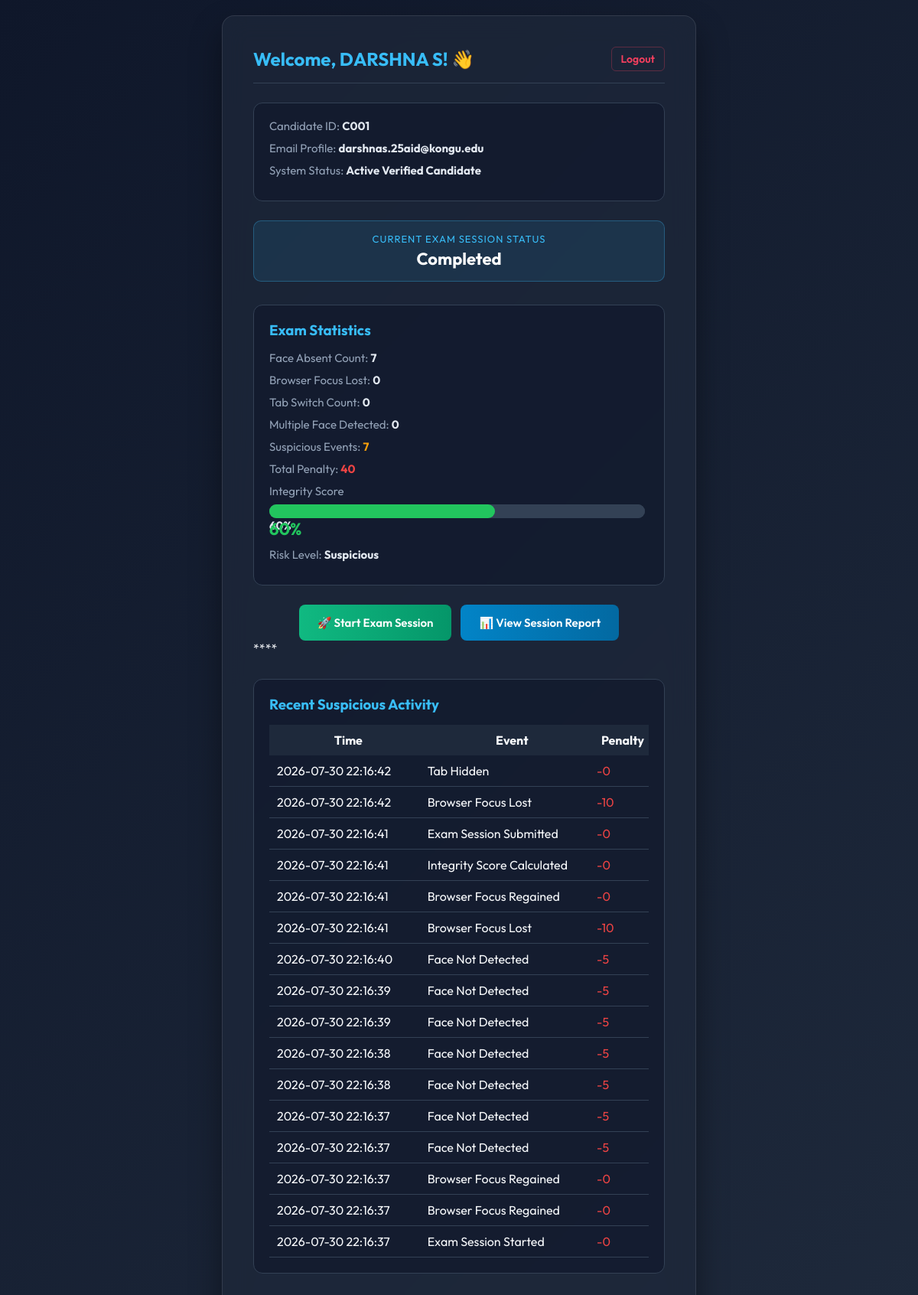
The page /dashboard (signed in) on the database its author committed.
### tables this page shows
CREATE TABLE Candidate (
            candidate_id TEXT PRIMARY KEY,
            name TEXT NOT NULL,
            email TEXT NOT NULL UNIQUE,
            password TEXT NOT NULL,
            photo_path TEXT,
            created_at TEXT NOT NULL
        );

CREATE TABLE EventLog (
            id INTEGER PRIMARY KEY AUTOINCREMENT,
            session_id TEXT,
            candidate_id TEXT NOT NULL,

            event_type TEXT NOT NULL,
            timestamp TEXT NOT NULL,

            penalty INTEGER DEFAULT 0,

            remarks TEXT,

            FOREIGN KEY(candidate_id)
            REFERENCES Candidate(candidate_id)
        );

### app.py (the view)
@app.route('/dashboard')
def dashboard():
    if 'candidate_id' not in session:
        return redirect('/login')
    candidate = get_candidate_by_id(session['candidate_id'])
    conn = get_db_connection()
    active_session = conn.execute(
        'SELECT * FROM Session WHERE candidate_id = ? ORDER BY start_time DESC LIMIT 1',
        (session['candidate_id'],)
    ).fetchone()
    events=[]
    if active_session:
        events = conn.execute("""
SELECT *
FROM EventLog
WHERE session_id = ?
ORDER BY id DESC
LIMIT 20
""", (active_session["session_id"],)).fetchall()
    return render_template('dashboard.html',candidate=candidate,active_session=active_session,events=events)

### app.py (called while the page is built)
@app.before_request
def initialize_system():
    init_db()

### database.py (called while the page is built)
def get_db_connection():
    conn = sqlite3.connect(DB_PATH)
    conn.row_factory = sqlite3.Row
    return conn

def get_candidate_by_id(candidate_id):
    conn = get_db_connection()
    candidate = conn.execute('SELECT * FROM Candidate WHERE candidate_id = ?', (candidate_id,)).fetchone()
    conn.close()
    return candidate

### templates/dashboard.html (shortened to what this page needs)
<!DOCTYPE html>
<html lang="en">
<head>
</head>
<body>
    <div class="card">
        <div class="header">
            <h2>Welcome, {{ candidate.name }}! 👋</h2>
            <a href="/logout" class="logout-btn">Logout</a>
        </div>
        <div class="profile-grid">
            <div class="profile-item"><span>Candidate ID:</span> <strong>{{ candidate.candidate_id }}</strong></div>
            <div class="profile-item"><span>Email Profile:</span> <strong>{{ candidate.email }}</strong></div>
            <div class="profile-item"><span>System Status:</span> <strong>Active Verified Candidate</strong></div>
        </div>
        {% set status = active_session.status if active_session else 'Not Started' %}
        <div class="status-box">
            <div class="status-title">Current Exam Session Status</div>
            <div class="status-value">{{ status }}</div>
        </div>
        {% if active_session %}
        <div class="profile-grid">
            <h3 style="margin-bottom:15px; color:#38bdf8;">Exam Statistics</h3>
            <div class="profile-item">
                <span>Face Absent Count:</span>
                <strong>{{ active_session.face_absent_count }}</strong>
            </div>
            <div class="profile-item">
                <span>Browser Focus Lost:</span>
                <strong>{{ active_session.browser_focus_lost_count }}</strong>
            </div>
            <div class="profile-item">
    <span>Tab Switch Count:</span>
    <strong>{{ active_session.tab_switch_count | default(0,true) }}</strong>
</div>
<div class="profile-item">
    <span>Multiple Face Detected:</span>
    <strong>{{ active_session.multiple_face_count | default(0,true) }}</strong>
</div>
<div class="profile-item">
    <span>Suspicious Events:</span>
    <strong style="color:#f59e0b;">
        {{ active_session.suspicious_event_count | default(0,true) }}
    </strong>
</div>
<div class="profile-item">
    <span>Total Penalty:</span>
    <strong style="color:#ef4444;">
        {{ active_session.total_penalty }}
    </strong>
</div>
            <div class="profile-item">
                <span>Integrity Score</span>
                {% set score = active_session.integrity_score if active_session and active_session.integrity_score is not none else 0 %}
                <div style="width: 99%; background:#334155; height:18px; border-radius:10px; margin-top:8px;">
                    {% set score = active_session.integrity_score|default(100,true)|int %}
<div style="width:100%; background:#334155; height:18px; border-radius:10px;">
    <div id="scoreBar"
         style="height:18px; background:#22c55e; border-radius:10px;">
    </div>
</div>
<strong>{{ score }}%</strong>
                </div>
                <strong style="font-size:22px; color:#22c55e;">
                    {{ score }}%
                </strong>
            </div>
        <div class="profile-item">
            <span>Risk Level:</span>
            <strong>
                {{ active_session.risk_level if active_session.risk_level else "Not Available" }}
            </strong>
        </div>
    </div>
    {% endif %}
        <div class="actions">
            {% if status == 'Not Started' or status == 'Completed' %}
                <a href="/update_session/start" class="btn btn-start">🚀 Start Exam Session</a>
            {% elif status == 'Paused' %}
                <a href="/update_session/resume" class="btn btn-toggle-resume">▶ Resume Exam Session</a>
                <a href="/update_session/end" class="btn btn-end" onclick="return confirm('End exam session?');">🏁 End Exam</a>
            {% endif %}
            {% if active_session %}
                <a href="/session_summary/{{ active_session.session_id }}" class="btn btn-summary">📊 View Session Report</a>
            {% endif %}
        </div>
        **{% if events is defined and events %}**
<div class="profile-grid" style="margin-top:30px;">
<h3 style="margin-bottom:15px;color:#38bdf8;">
Recent Suspicious Activity
</h3>
<table style="width:100%;border-collapse:collapse;">
<tr style="background:#1e293b;">
<th style="padding:10px;">Time</th>
<th>Event</th>
<th>Penalty</th>
</tr>
{% for e in events %}
<tr style="border-bottom:1px solid #334155;">
<td style="padding:10px;">{{ e.timestamp }}</td>
<td>{{ e.event_type }}</td>
<td style="color:#ef4444;">-{{ e.penalty }}</td>
</tr>
{% endfor %}
</table>
</div>
{% endif %}
    </div>
</body>
</html>

### templates/dashboard.html (style rules this page uses)
* { box-sizing: border-box; margin: 0; padding: 0; font-family: 'Outfit', sans-serif; }
body { background: linear-gradient(135deg, #0f172a 0%, #1e293b 100%); color: #f8fafc; min-height: 100vh; display: flex; align-items: center; justify-content: center; padding: 20px; }
.card { background: rgba(30, 41, 59, 0.7); backdrop-filter: blur(16px); border: 1px solid rgba(255, 255, 255, 0.1); border-radius: 16px; padding: 40px; width: 100%; max-width: 620px; box-shadow: 0 20px 40px rgba(0, 0, 0, 0.4); }
.header { display: flex; justify-content: space-between; align-items: center; margin-bottom: 25px; border-bottom: 1px solid #334155; padding-bottom: 15px; }
h2 { font-size: 24px; font-weight: 700; color: #38bdf8; }
.logout-btn { color: #f43f5e; text-decoration: none; font-size: 14px; font-weight: 600; padding: 6px 12px; border: 1px solid rgba(244, 63, 94, 0.3); border-radius: 6px; }
.profile-grid { background: rgba(15, 23, 42, 0.6); padding: 20px; border-radius: 12px; margin-bottom: 25px; border: 1px solid #334155; }
.profile-item { margin-bottom: 10px; font-size: 15px; }
.profile-item span { color: #94a3b8; font-weight: 400; }
.profile-item strong { color: #e2e8f0; }
.status-box { text-align: center; background: rgba(56, 189, 248, 0.1); border: 1px solid rgba(56, 189, 248, 0.3); padding: 15px; border-radius: 10px; margin-bottom: 30px; }
.status-title { font-size: 13px; color: #38bdf8; text-transform: uppercase; letter-spacing: 1px; }
.status-value { font-size: 22px; font-weight: 700; color: #fff; margin-top: 4px; }
.actions { text-align: center; display: flex; flex-wrap: wrap; justify-content: center; gap: 12px; }
.btn { display: inline-block; padding: 14px 24px; border-radius: 8px; font-weight: 600; font-size: 15px; text-decoration: none; color: white; transition: all 0.2s; cursor: pointer; border: none; }
.btn-start { background: linear-gradient(90deg, #10b981 0%, #059669 100%); }
.btn-summary { background: linear-gradient(90deg, #0284c7 0%, #0369a1 100%); }

### rows shown on the page
Candidate: name "DARSHNA S", candidate_id "C001", email "darshnas.25aid@kongu.edu"
EventLog: timestamp "2026-07-30 22:16:42", event_type "Tab Hidden", penalty "0"
EventLog: timestamp "2026-07-30 22:16:42", event_type "Browser Focus Lost", penalty "10"
EventLog: timestamp "2026-07-30 22:16:41", event_type "Exam Session Submitted", penalty "0"
EventLog: timestamp "2026-07-30 22:16:41", event_type "Integrity Score Calculated", penalty "0"
EventLog: timestamp "2026-07-30 22:16:41", event_type "Browser Focus Regained", penalty "0"
EventLog: timestamp "2026-07-30 22:16:41", event_type "Browser Focus Lost", penalty "10"
EventLog: timestamp "2026-07-30 22:16:40", event_type "Face Not Detected", penalty "5"
EventLog: timestamp "2026-07-30 22:16:39", event_type "Face Not Detected", penalty "5"
EventLog: timestamp "2026-07-30 22:16:39", event_type "Face Not Detected", penalty "5"
EventLog: timestamp "2026-07-30 22:16:38", event_type "Face Not Detected", penalty "5"
EventLog: timestamp "2026-07-30 22:16:38", event_type "Face Not Detected", penalty "5"
EventLog: timestamp "2026-07-30 22:16:37", event_type "Face Not Detected", penalty "5"
EventLog: timestamp "2026-07-30 22:16:37", event_type "Face Not Detected", penalty "5"
EventLog: timestamp "2026-07-30 22:16:37", event_type "Browser Focus Regained", penalty "0"
EventLog: timestamp "2026-07-30 22:16:37", event_type "Browser Focus Regained", penalty "0"
EventLog: timestamp "2026-07-30 22:16:37", event_type "Exam Session Started", penalty "0"

### other values the page prints
{{ status }} "Completed"
{{ active_session.face_absent_count }} "7"
{{ active_session.browser_focus_lost_count }} "0"
{{ active_session.tab_switch_count | default(0,true) }} "0"
{{ active_session.multiple_face_count | default(0,true) }} "0"
{{ active_session.suspicious_event_count | default(0,true) }} "7"
{{ active_session.total_penalty }} "40"
{{ score }} "60"
